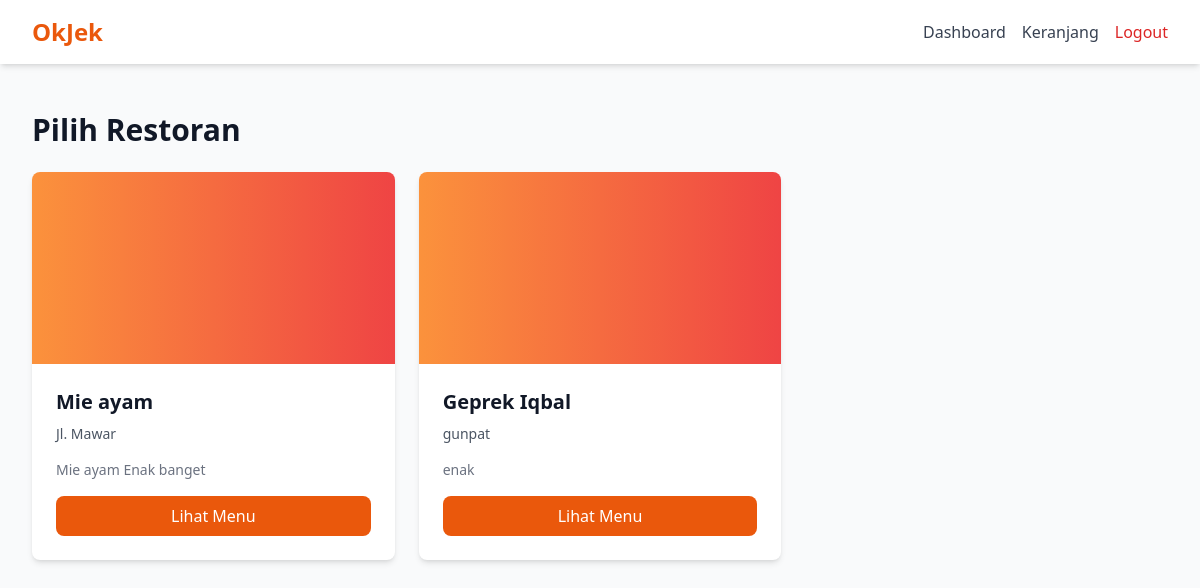
Page /customers/restaurants/ (signed in) on the committed database.
### restaurants/models.py (models this page shows, shortened)
class Restaurant(models.Model):
    owner = models.OneToOneField(settings.AUTH_USER_MODEL, on_delete=models.CASCADE, related_name='restaurant')
    name = models.CharField(max_length=255)
    address = models.TextField()
    description = models.TextField(blank=True, null=True)

### customers/views.py (the view)
# urls.py: path('restaurants/', views.browse_restaurants, name='browse_restaurants'),
@login_required
@role_required(['customer'])
def browse_restaurants(request):
    restaurants = Restaurant.objects.all()
    context = {
        'restaurants': restaurants,
    }
    return render(request, 'customer/browse_restaurants.html', context)

### templates/customer/browse_restaurants.html (shortened to what this page needs)
<!DOCTYPE html>
<html lang="id">
<head>
    <script src="https://cdn.tailwindcss.com"></script>
</head>
<body class="bg-gray-50">
    <nav class="bg-white shadow-md">
        <div class="max-w-7xl mx-auto px-4 sm:px-6 lg:px-8">
            <div class="flex justify-between h-16">
                <div class="flex items-center">
                    <a href="{% url 'customers:customer_dashboard' %}" class="text-2xl font-bold text-orange-600">OkJek</a>
                </div>
                <div class="flex items-center space-x-4">
                    <a href="{% url 'customers:customer_dashboard' %}" class="text-gray-700 hover:text-orange-600">Dashboard</a>
                    <a href="{% url 'customers:view_cart' %}" class="text-gray-700 hover:text-orange-600">Keranjang</a>
                    <a href="{% url 'accounts:logout' %}" class="text-red-600 hover:text-red-800">Logout</a>
                </div>
            </div>
        </div>
    </nav>
    <div class="max-w-7xl mx-auto py-6 sm:px-6 lg:px-8">
        <div class="px-4 py-6 sm:px-0">
            <h2 class="text-3xl font-bold text-gray-900 mb-6">Pilih Restoran</h2>
            <div class="grid grid-cols-1 md:grid-cols-2 lg:grid-cols-3 gap-6">
                {% for restaurant in restaurants %}
                <div class="bg-white rounded-lg shadow-md hover:shadow-xl transition overflow-hidden">
                    <div class="h-48 bg-gradient-to-r from-orange-400 to-red-500"></div>
                    <div class="p-6">
                        <h3 class="text-xl font-semibold text-gray-900 mb-2">{{ restaurant.name }}</h3>
                        <p class="text-gray-600 text-sm mb-4">{{ restaurant.address|truncatewords:10 }}</p>
                        {% if restaurant.description %}
                        <p class="text-gray-500 text-sm mb-4">{{ restaurant.description|truncatewords:15 }}</p>
                        {% endif %}
                        <a href="{% url 'customers:view_restaurant_menu' restaurant.id %}"
                           class="block w-full bg-orange-600 text-white text-center py-2 rounded-lg hover:bg-orange-700 transition">
                            Lihat Menu
                        </a>
                    </div>
                </div>
                {% empty %}
                <div class="col-span-3 text-center py-12">
                    <p class="text-gray-500">Belum ada restoran tersedia</p>
                </div>
                {% endfor %}
            </div>
        </div>
    </div>
</body>
</html>

### rows in the picture
Restaurant: name "Mie ayam", address "Jl. Mawar", description "Mie ayam Enak banget"
Restaurant: name "Geprek Iqbal", address "gunpat", description "enak"
